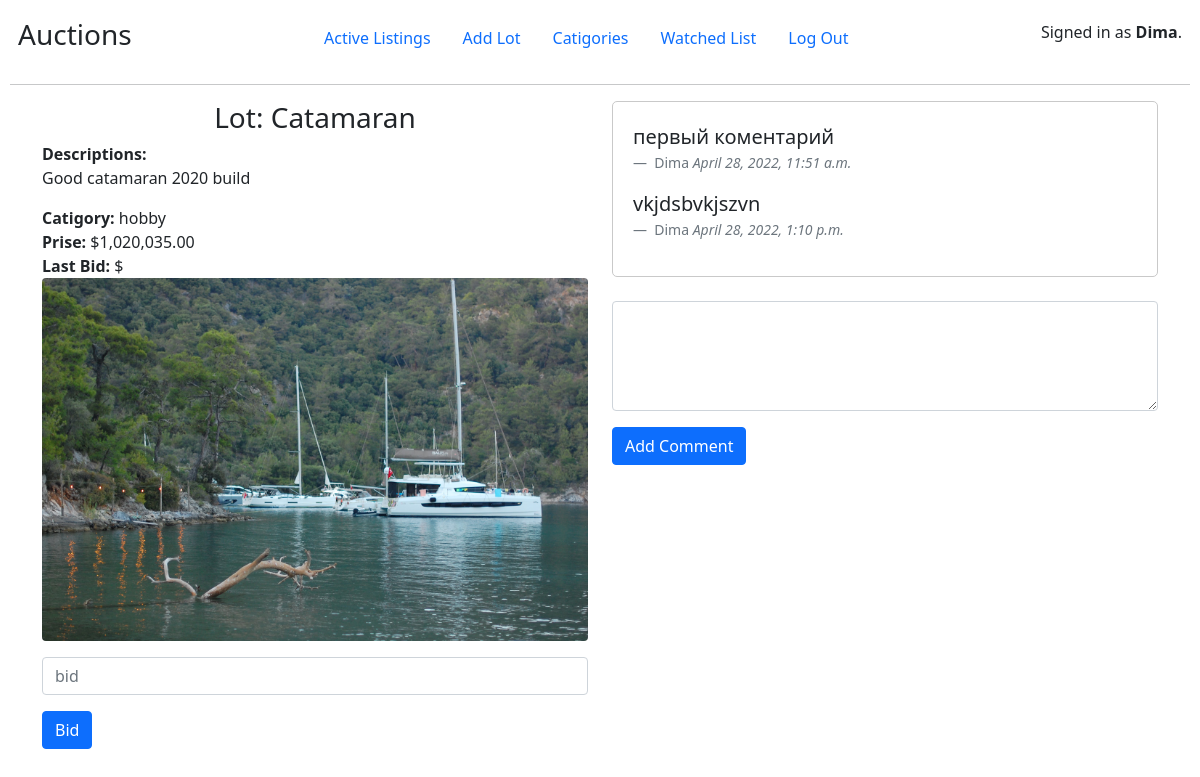
/lot/15/detail (signed in), run on the app's committed database.
### auctions/models.py (models this page shows, shortened)
class User(AbstractUser):
    pass

class Lot(models.Model):
    lot_title = models.CharField(max_length=64, unique=True, verbose_name="Title")
    lot_img = models.ImageField(
        blank = True, upload_to = "pic/",
        verbose_name="Photo", default='pic/no_img.jpg')
    lot_description = models.TextField(blank=True)
    lot_catigory = models.ForeignKey(Catigory, on_delete=models.CASCADE, related_name="categories")
    lot_price = models.DecimalField(
        max_digits=20, decimal_places=2,
        validators=[MinValueValidator(0.001)], verbose_name="Price",
        help_text="Min prise is $0.01")
    lot_owner = models.ForeignKey(User, on_delete=models.CASCADE)
    lot_status = models.BooleanField(default=True)

class Catigory(models.Model):
    catigory_name = models.CharField(max_length=64, unique=True)
    def __str__(self):
        return self.catigory_name

class Comment(models.Model):
    comment_text = models.TextField()
    comment_user_name = models.CharField(blank=True, max_length=100)
    comment_data_create = models.DateTimeField(auto_now_add=True)
    lot = models.ForeignKey(Lot, on_delete=models.CASCADE, related_name="comments", default=None)

### auctions/views.py (the view)
# urls.py: path("lot/<int:lot_id>/detail", lot_detail, name='lot_detail_url'),
@login_required(login_url='login')
def lot_detail(request, lot_id):
    lot = get_object_or_404(Lot, pk = lot_id)
    bids = Bid.objects.filter(bid_lot = lot)
    bid = biggest_bid(bids)
    comments = Comment.objects.filter(lot = lot)
    bid_form = BidForm()
    comment_form = CommentForm()
    return render(request, 'auctions/lot_detail.html', {
        'lot' : lot,
        'comment_form' : comment_form,
        'bid_form' : bid_form,
        'comments' : comments,
        'bid': bid})

### auctions/forms.py
class CommentForm(forms.ModelForm):
    class Meta:
        model = Comment
        fields = ['comment_text']
        widgets = {'comment_text': forms.Textarea(attrs={
            'rows':'4',
            'class':'form-control'
        })}

class BidForm(forms.ModelForm):
    class Meta:
        model = Bid
        fields = ['bid']
        widgets = {'bid' : forms.TextInput(attrs={"class":"form-control mb-3", 'placeholder': 'bid'})}

### auctions/templates/auctions/lot_detail.html (shortened to what this page needs)
{% extends "auctions/layout.html" %}
{% block body %}
<div class="container">
    <div class="row">
        <div class="col">
            <div>
                <h3 class="text-center">Lot: {{lot.lot_title}}</h3>
                <strong>Descriptions:</strong>
                <p>{{lot.lot_description}}</p>
                <strong>Catigory:</strong> {{lot.lot_catigory}} <br>
                <strong>Prise: </strong>${{lot.lot_price|floatformat:"2g"}} <br>
                <strong>Last Bid: </strong>${{bid|floatformat:"2g"}}
                <img src="{{ lot.lot_img.url }}" class="img-fluid rounded float-start mb-3" alt="Lot Img">
            </div>
                <br>
            <div>
                <form action="{% url 'bid_add_url' lot_id=lot.id %}" method="post">
                    <div class="mb-3">
                        {{bid_form.bid}}
                    </div>
                    <button class="btn btn-primary">Bid</button>
                </form>
            </div>
        </div>
        <div class="col">
            {% if comments %}
            <div style="max-height: 300px;
                        overflow: auto;
                        border: solid 1px rgb(201, 201, 201);
                        padding: 20px;
                        border-radius: 5px;">
                {% for comment in comments%}
                <figure>
                    <blockquote class="blockquote">
                        <p>{{comment.comment_text}}</p>
                    </blockquote>
                    <figcaption class="blockquote-footer">
                        {{comment.comment_user_name}} <cite title="Source Title">{{comment.comment_data_create}}</cite>
                    </figcaption>
                </figure>
                {% endfor %}
            </div>
            {% endif %}
            <br>
            <form action="{% url 'comment_add_url' lot_id=lot.id %}" method="post">
                <div class="mb-3">
                    {{comment_form.comment_text}}
                </div>
                <button type="submit" class="btn btn-primary">Add Comment</button>
            </form>
        </div>
    </div>
  </div>
{% endblock %}

### auctions/templates/auctions/layout.html (shortened to what this page needs)
{% load static %}
<!DOCTYPE html>
<html lang="en">
    <head>
        <link href="https://cdn.jsdelivr.net/npm/bootstrap@5.1.3/dist/css/bootstrap.min.css" rel="stylesheet">
        <link href="{% static 'auctions/styles.css' %}" rel="stylesheet">
    </head>
    <body>
        <div class="d-flex justify-content-between">
            <div class="p-2 bd-highlight">
                <span class="align-bottom"><h3>Auctions</h3></span>
            </div>
            <div class="p-2 bd-highlight">
                <ul class="nav">
                    <li class="nav-item">
                        <a class="nav-link" href="{% url 'index' %}">Active Listings</a>
                    </li>
                    {% if user.is_authenticated %}
                        <li class="nav-item">
                            <a class="nav-link" href="{% url 'lot_add_url' %}">Add Lot</a>
                        </li>
                        <li class="nav-item">
                            <a class="nav-link" href="{% url 'catigories_list_url' %}">Catigories</a>
                        </li>
                        <li class="nav-item">
                            <a class="nav-link" href="{% url 'index' %}">Watched List</a>
                        </li>
                        <li class="nav-item">
                            <a class="nav-link" href="{% url 'logout' %}">Log Out</a>
                        </li>
                    {% endif %}
                </ul>
            </div>
            <div class="p-2 bd-highlight">
                {% if user.is_authenticated %}
                    <span class="align-middle">Signed in as <strong>{{ user.username }}</strong>.</span>
                {% else %}
                    Not signed in.
            {% endif %}
            </div>
          </div>
        <hr>
        {% block body %}
        {% endblock %}
    </body>
</html>

### auctions/static/auctions/styles.css (style rules this page uses)
body { padding: 10px; }

### data on the page
User: username "Dima"
Lot: lot_title "Catamaran", lot_description "Good catamaran 2020 build", lot_catigory "hobby", lot_price "1,020,035.00", lot_img (picture)
Comment: comment_text "первый коментарий", comment_user_name "Dima", comment_data_create "April 28, 2022, 11:51 a.m."
Comment: comment_text "vkjdsbvkjszvn", comment_user_name "Dima", comment_data_create "April 28, 2022, 1:10 p.m."
